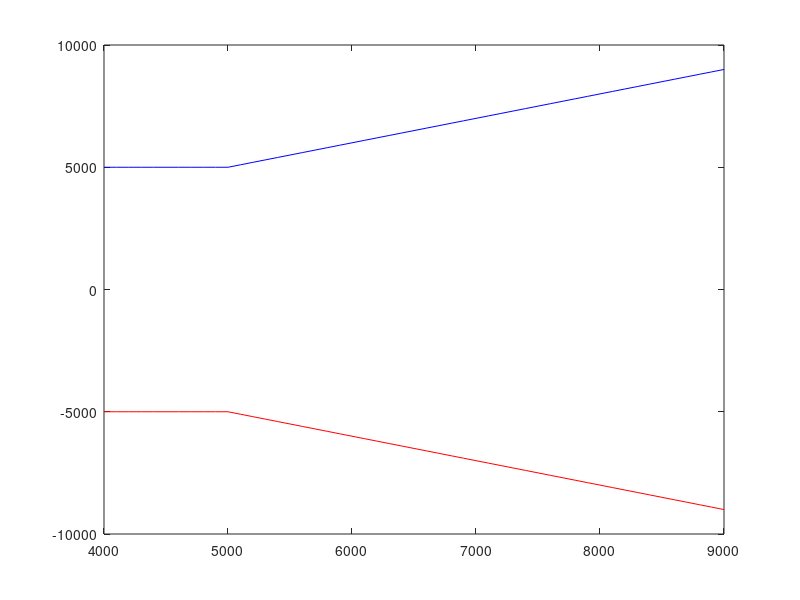

The MATLAB source for this figure:
r = 0.03;
S0 = 5000;
sigma = 0.08;
q = 0.02;
T=1;
ST = 4000:100:9000;
%% Get St-S0 at the end of this note.
P1 =  - max(S0, ST);
%% Call option combined with lending.
lending = S0 * exp(-r * T);
call = max(ST-S0, 0);
P2 = lending * exp(r * T) + call;
%% plot
plot(ST, P1, '-r');
hold on
plot(ST, P2, '-b');
%% profit at time 0
a = blsprice(S0, S0, r, T, sigma, q);
profit = S0  - a;
b = fsolve(@(r)S0-blsprice(5000, 5000, r, 1, 0.08, 0.02), 0.0001)
